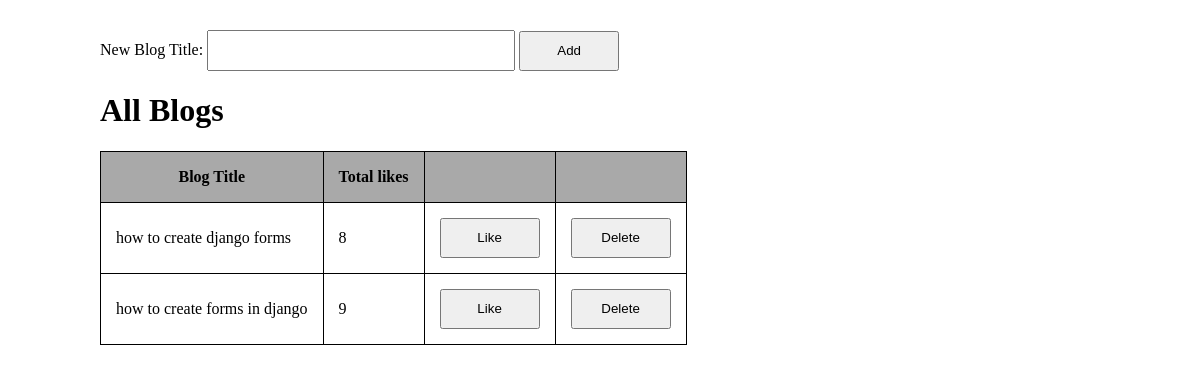
Page /blog on the committed database.
### demoapp/models.py (models this page shows, shortened)
class Blog(models.Model):
    title = models.CharField(max_length=40)
    likes = models. IntegerField(default=0)

### demoapp/views.py (the view)
# urls.py: path('blog', views.blog, name = 'blog'),
def blog(request):
    context_dict = {}
    blogs = Blog.objects.order_by('title')
    context_dict['blogs'] = blogs
    return render(request, "likes.html", context=context_dict)

### templates/likes.html (shortened to what this page needs)
<!DOCTYPE html>
<html lang="en">
<head>
</head>
<body>
    <div class="container">
        New Blog Title:
        <input type="text" name="new-blog" id="new-blog">
        <button type="button" class="add-new-blog">Add</button>
        <h1>All Blogs</h1>
        <table>
            <tr>
                <th>Blog Title</th>
                <th>Total likes</th>
                <th></th>
                <th></th>
            </tr>
            {% if blogs %}
                {% for blog in blogs %}
                    <tr>
                        <td>{{ blog.title }}</td>
                        <td id="like-count">{{ blog.likes }}</td>
                        <td><button class="like-button" data-blogid="{{blog.id}}" type="button">Like</button></td>
                        <td><button class="delete-button" data-blogid="{{blog.id}}" type="button">Delete</button></td>
                    </tr>
                {% endfor %}
            {% endif %}
        </table>
    </div>
</body>
</html>

### templates/likes.html (style rules this page uses)
.container { width: 1000px; margin: auto; margin-top: 30px; }
table { border-collapse: collapse; }
table th, table td { border: 1px solid #000; height: 20px; padding: 15px; }
table th { background-color: darkgrey; }
button { width: 100px; height: 40px; }
#new-blog { height: 35px; width: 300px; }

### rows in the picture
Blog: title "how to create django forms", likes "8"
Blog: title "how to create forms in django", likes "9"
